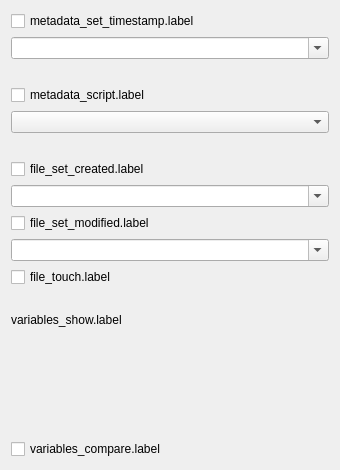
<?xml version="1.0" encoding="UTF-8"?>
<ui version="4.0">
 <class>MetadataTweaksOptionsPage</class>
 <widget class="QWidget" name="MetadataTweaksOptionsPage">
  <property name="geometry">
   <rect>
    <x>0</x>
    <y>0</y>
    <width>340</width>
    <height>470</height>
   </rect>
  </property>
  <property name="sizePolicy">
   <sizepolicy hsizetype="Expanding" vsizetype="Preferred">
    <horstretch>0</horstretch>
    <verstretch>0</verstretch>
   </sizepolicy>
  </property>
  <property name="minimumSize">
   <size>
    <width>200</width>
    <height>390</height>
   </size>
  </property>
  <property name="windowTitle">
   <string>window.title</string>
  </property>
  <layout class="QVBoxLayout">
   <item>
    <widget class="QCheckBox" name="metadata_set_timestamp">
     <property name="sizePolicy">
      <sizepolicy hsizetype="Minimum" vsizetype="Fixed">
       <horstretch>0</horstretch>
       <verstretch>0</verstretch>
      </sizepolicy>
     </property>
     <property name="text">
      <string>metadata_set_timestamp.label</string>
     </property>
    </widget>
   </item>
   <item>
    <widget class="QComboBox" name="metadata_set_timestamp_to">
     <property name="sizePolicy">
      <sizepolicy hsizetype="MinimumExpanding" vsizetype="Fixed">
       <horstretch>0</horstretch>
       <verstretch>0</verstretch>
      </sizepolicy>
     </property>
     <property name="editable">
      <bool>true</bool>
     </property>
    </widget>
   </item>
   <item>
    <spacer name="verticalSpacer_0">
     <property name="orientation">
      <enum>Qt::Orientation::Vertical</enum>
     </property>
     <property name="sizeType">
      <enum>QSizePolicy::Policy::Preferred</enum>
     </property>
     <property name="sizeHint" stdset="0">
      <size>
       <width>20</width>
       <height>20</height>
      </size>
     </property>
    </spacer>
   </item>
   <item>
    <widget class="QCheckBox" name="metadata_script">
     <property name="text">
      <string>metadata_script.label</string>
     </property>
    </widget>
   </item>
   <item>
    <widget class="QComboBox" name="metadata_script_name">
     <property name="sizePolicy">
      <sizepolicy hsizetype="MinimumExpanding" vsizetype="Fixed">
       <horstretch>0</horstretch>
       <verstretch>0</verstretch>
      </sizepolicy>
     </property>
    </widget>
   </item>
   <item>
    <spacer name="verticalSpacer_1">
     <property name="orientation">
      <enum>Qt::Orientation::Vertical</enum>
     </property>
     <property name="sizeType">
      <enum>QSizePolicy::Policy::Preferred</enum>
     </property>
     <property name="sizeHint" stdset="0">
      <size>
       <width>20</width>
       <height>20</height>
      </size>
     </property>
    </spacer>
   </item>
   <item>
    <widget class="QCheckBox" name="file_set_created">
     <property name="text">
      <string>file_set_created.label</string>
     </property>
    </widget>
   </item>
   <item>
    <widget class="QComboBox" name="file_set_created_from">
     <property name="sizePolicy">
      <sizepolicy hsizetype="MinimumExpanding" vsizetype="Fixed">
       <horstretch>0</horstretch>
       <verstretch>0</verstretch>
      </sizepolicy>
     </property>
     <property name="editable">
      <bool>true</bool>
     </property>
    </widget>
   </item>
   <item>
    <widget class="QCheckBox" name="file_set_modified">
     <property name="text">
      <string>file_set_modified.label</string>
     </property>
    </widget>
   </item>
   <item>
    <widget class="QComboBox" name="file_set_modified_from">
     <property name="editable">
      <bool>true</bool>
     </property>
    </widget>
   </item>
   <item>
    <widget class="QCheckBox" name="file_touch">
     <property name="text">
      <string>file_touch.label</string>
     </property>
    </widget>
   </item>
   <item>
    <spacer name="verticalSpacer_2">
     <property name="orientation">
      <enum>Qt::Orientation::Vertical</enum>
     </property>
     <property name="sizeType">
      <enum>QSizePolicy::Policy::Preferred</enum>
     </property>
     <property name="sizeHint" stdset="0">
      <size>
       <width>20</width>
       <height>20</height>
      </size>
     </property>
    </spacer>
   </item>
   <item>
    <widget class="QLabel" name="variables_show_label">
     <property name="text">
      <string>variables_show.label</string>
     </property>
    </widget>
   </item>
   <item>
    <widget class="TagListEditor" name="variables_show" native="true">
     <property name="sizePolicy">
      <sizepolicy hsizetype="Preferred" vsizetype="MinimumExpanding">
       <horstretch>0</horstretch>
       <verstretch>1</verstretch>
      </sizepolicy>
     </property>
     <property name="minimumSize">
      <size>
       <width>0</width>
       <height>60</height>
      </size>
     </property>
    </widget>
   </item>
   <item>
    <widget class="QCheckBox" name="variables_compare">
     <property name="text">
      <string>variables_compare.label</string>
     </property>
    </widget>
   </item>
   <item>
    <spacer name="verticalSpacer_3">
     <property name="orientation">
      <enum>Qt::Orientation::Vertical</enum>
     </property>
     <property name="sizeHint" stdset="0">
      <size>
       <width>20</width>
       <height>0</height>
      </size>
     </property>
    </spacer>
   </item>
  </layout>
 </widget>
 <customwidgets>
  <customwidget>
   <class>TagListEditor</class>
   <extends>QWidget</extends>
   <header>picard.ui.widgets.taglisteditor</header>
   <container>1</container>
  </customwidget>
 </customwidgets>
 <resources/>
 <connections/>
</ui>
